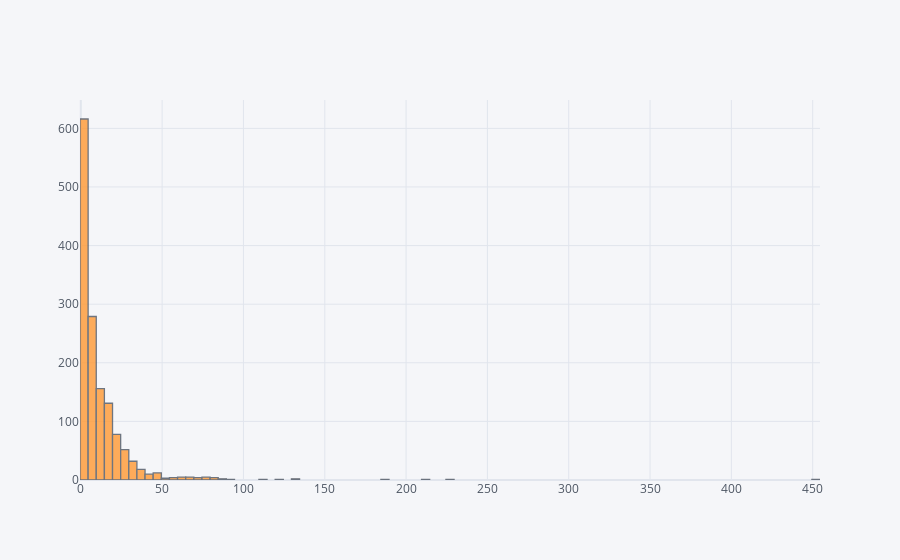

The notebook cell this image was saved under:
### Code cell
review_grouped_by_book = rv1.groupby("BookCode")
review_grouped_by_book[["Title"]].count().sort_values("Title", ascending=False).iplot(kind="hist")

### Figure 1 — Plotly figure (JSON) as saved in the notebook; plotly's stock layout.template omitted (floating-point values rounded to 4 significant figures; data arrays with more than 128 entries replaced by an {"elided": "..."} marker saying what was removed)
{"data": [{"histfunc": "count", "histnorm": "", "marker": {"color": "rgba(255, 153, 51, 1.0)", "line": {"color": "#4D5663", "width": 1.3}}, "name": "Title", "opacity": 0.8, "orientation": "v", "type": "histogram", "x": {"elided": "1425 int values"}}], "layout": {"barmode": "overlay", "legend": {"bgcolor": "#F5F6F9", "font": {"color": "#4D5663"}}, "paper_bgcolor": "#F5F6F9", "plot_bgcolor": "#F5F6F9", "title": {"font": {"color": "#4D5663"}}, "xaxis": {"gridcolor": "#E1E5ED", "showgrid": true, "tickfont": {"color": "#4D5663"}, "title": {"font": {"color": "#4D5663"}, "text": ""}, "zerolinecolor": "#E1E5ED"}, "yaxis": {"gridcolor": "#E1E5ED", "showgrid": true, "tickfont": {"color": "#4D5663"}, "title": {"font": {"color": "#4D5663"}, "text": ""}, "zerolinecolor": "#E1E5ED"}}}
